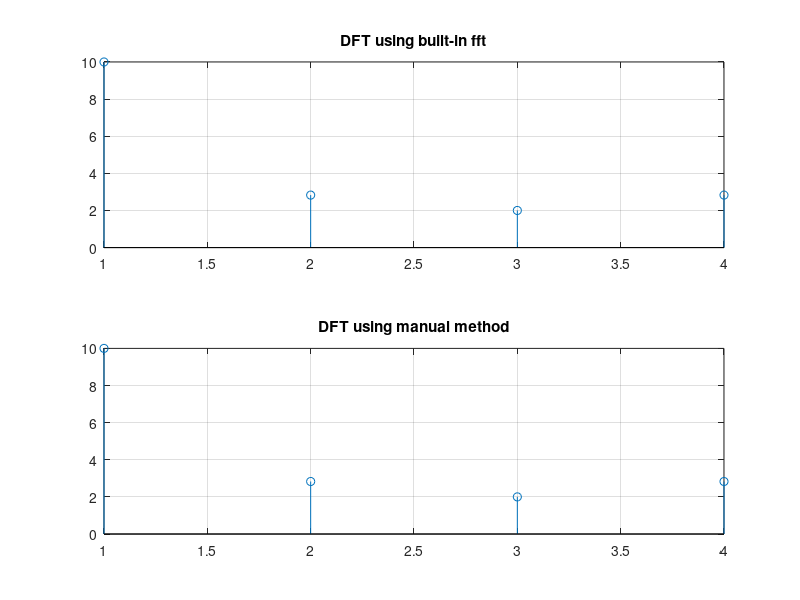

The MATLAB script that drew this image:
x = [1 2 3 4];

N = length(x);

X_fft = fft(x);

X_manual = zeros(1,N);

for k = 0:N-1
    for n = 0:N-1
        X_manual(k+1) = X_manual(k+1) + x(n+1)*exp(-1j*2*pi*k*n/N);
    end
end

subplot(2,1,1)
stem(abs(X_fft))
grid on
title('DFT using built-in fft')

subplot(2,1,2)
stem(abs(X_manual))
grid on
title('DFT using manual method')

X_fft
X_manual
